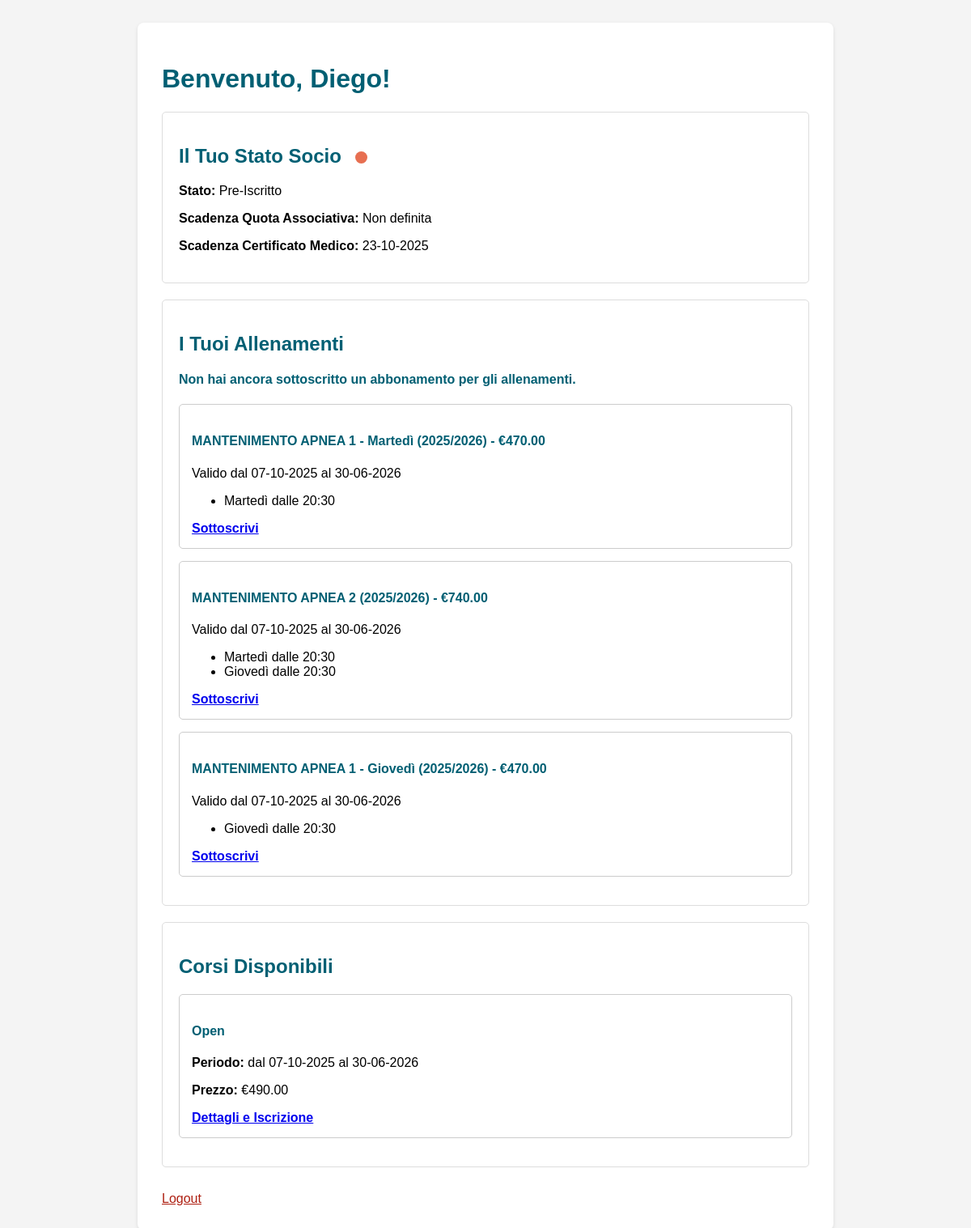
The app's page /dashboard/ (signed in) with its own data.
### anagrafica/models.py (models this page shows, shortened)
class Socio(models.Model):
    user = models.OneToOneField(User, on_delete=models.CASCADE, null=True, blank=True)
    codice_fiscale = models.CharField(max_length=16, unique=True, help_text="Codice Fiscale univoco")
    data_nascita = models.DateField()
    indirizzo = models.CharField(max_length=255, blank=True)
    telefono = models.CharField(max_length=20, blank=True)
    STATO_SOCIO_CHOICES = [
        ('ATTIVO', 'Attivo'), ('SOSPESO', 'Sospeso'),
        ('NON_RINNOVATO', 'Non Rinnovato'), ('PRE_ISCRITTO', 'Pre-Iscritto'),
    ]
    stato = models.CharField(max_length=20, choices=STATO_SOCIO_CHOICES, default='PRE_ISCRITTO')
    data_iscrizione = models.DateField(auto_now_add=True)
    scadenza_quota_sociale = models.DateField(null=True, blank=True)
    scadenza_certificato_medico = models.DateField(null=True, blank=True)
    file_certificato_medico = models.FileField(upload_to='certificati/', null=True, blank=True)
    brevetti = models.TextField(blank=True, help_text="Elenco brevetti conseguiti, separati da virgola")
    abbonamento_sottoscritto = models.ForeignKey(
        'StagioneAbbonamento',
        on_delete=models.SET_NULL, null=True, blank=True
    )
    gettoni_recupero = models.PositiveIntegerField(default=0)
    @property
    def is_in_regola(self):
        today = date.today()
        quota_ok = self.scadenza_quota_sociale is not None and self.scadenza_quota_sociale >= today
        certificato_ok = self.scadenza_certificato_medico is not None and self.scadenza_certificato_medico >= today
        return self.stato == 'ATTIVO' and quota_ok and certificato_ok
    class Meta:
        verbose_name = "Socio"
        verbose_name_plural = "Soci"

class StagioneAbbonamento(models.Model):
    pacchetto = models.ForeignKey('PacchettoAbbonamento', on_delete=models.CASCADE)
    stagione = models.CharField(max_length=100, help_text="Es. 'Stagione 2025/2026'")
    prezzo = models.DecimalField(max_digits=6, decimal_places=2)
    data_inizio = models.DateField()
    data_fine = models.DateField()
    attivo = models.BooleanField(default=True, help_text="Se attivo, questa offerta stagionale è acquistabile")
    mostra_in_homepage = models.BooleanField(
        default=False,
        verbose_name="Mostra in homepage",
        help_text="Se attivo, l'offerta acquistabile viene mostrata nella homepage pubblica",
    )
    mostra_prezzo_in_homepage = models.BooleanField(
        default=False,
        verbose_name="Mostra prezzo in homepage",
        help_text="Mostra il prezzo in homepage solo se l'offerta è visibile",
    )
    class Meta:
        verbose_name = "Offerta Abbonamento Stagionale"
        verbose_name_plural = "Offerte Abbonamenti Stagionali"

class PacchettoAbbonamento(models.Model):
    nome = models.CharField(max_length=100, unique=True)
    descrizione = models.TextField(blank=True)
    turni = models.ManyToManyField('TurnoAllenamento', related_name="pacchetti")
    class Meta:
        verbose_name = "Template Abbonamento"
        verbose_name_plural = "Templates Abbonamenti"

class TurnoAllenamento(models.Model):
    GIORNI_SETTIMANA = [
        (1, 'Lunedì'), (2, 'Martedì'), (3, 'Mercoledì'), (4, 'Giovedì'),
        (5, 'Venerdì'), (6, 'Sabato'), (7, 'Domenica'),
    ]
    nome_turno = models.CharField(max_length=100)
    giorno = models.IntegerField(choices=GIORNI_SETTIMANA)
    orario_inizio = models.TimeField()
    orario_fine = models.TimeField()
    luogo = models.CharField(max_length=100)
    posti_massimi = models.PositiveIntegerField(default=10)
    class Meta:
        verbose_name = "Turno di Allenamento"
        verbose_name_plural = "Turni di Allenamento"

class EdizioneCorso(models.Model):
    STATO_CORSO_CHOICES = [
        ('APERTO_ISCRIZIONI', 'Aperto alle Iscrizioni'), ('CONFERMATO', 'Confermato'),
        ('ANNULLATO', 'Annullato'), ('IN_SVOLGIMENTO', 'In Svolgimento'), ('CONCLUSO', 'Concluso'),
    ]
    corso = models.ForeignKey('Corso', on_delete=models.CASCADE, related_name="edizioni")
    iscritti = models.ManyToManyField('Socio', related_name="corsi_iscritti", blank=True)
    data_inizio = models.DateField()
    data_fine = models.DateField()
    posti_massimi = models.PositiveIntegerField()
    numero_minimo_partecipanti = models.PositiveIntegerField(default=4)
    prezzo = models.DecimalField(max_digits=6, decimal_places=2)
    stato = models.CharField(max_length=20, choices=STATO_CORSO_CHOICES, default='APERTO_ISCRIZIONI')
    class Meta:
        verbose_name = "Edizione di un Corso"
        verbose_name_plural = "Edizioni dei Corsi"

class Corso(models.Model):
    nome = models.CharField(max_length=150)
    descrizione = models.TextField()
    class Meta:
        verbose_name = "Corso a Catalogo"
        verbose_name_plural = "Corsi a Catalogo"

### anagrafica/views.py (the view)
# urls.py: path('dashboard/', dashboard, name='dashboard'),
@login_required
def dashboard(request):
    try:
        socio = request.user.socio
    except Socio.DoesNotExist:
        return redirect('homepage')
    abbonamenti_disponibili = StagioneAbbonamento.objects.filter(attivo=True)
    edizioni_aperte = EdizioneCorso.objects.filter(stato='APERTO_ISCRIZIONI')
    context = {
        'socio': socio,
        'abbonamenti_disponibili': abbonamenti_disponibili,
        'edizioni_aperte': edizioni_aperte,
    }
    return render(request, 'dashboard.html', context)

### templates/dashboard.html (shortened to what this page needs)
<!DOCTYPE html>
<html lang="it">
<head>
</head>
<body>
    <div class="dashboard-container">
        <h1>Benvenuto, {{ socio.user.first_name }}!</h1>
        <div class="box">
            <h2>
                Il Tuo Stato Socio
                <span title="{% if socio.is_in_regola %}Sei in regola{% else %}Non sei in regola{% endif %}"
                    style="display: inline-block; width: 15px; height: 15px; border-radius: 50%;
                            background-color: {% if socio.is_in_regola %}#2a9d8f{% else %}#e76f51{% endif %};
                            vertical-align: middle; margin-left: 10px;">
                </span>
            </h2>
            <p><strong>Stato:</strong> {{ socio.get_stato_display }}</p>
            <p><strong>Scadenza Quota Associativa:</strong> {{ socio.scadenza_quota_sociale|date:"d-m-Y"|default:"Non definita" }}</p>
            <p><strong>Scadenza Certificato Medico:</strong> {{ socio.scadenza_certificato_medico|date:"d-m-Y"|default:"Non definito" }}</p>
        </div>
        <div class="box">
            <h2>I Tuoi Allenamenti</h2>
            {% if socio.abbonamento_sottoscritto %}
                <h4>Hai sottoscritto il seguente abbonamento:</h4>
                <div class="pacchetto">
                    <h4>{{ socio.abbonamento_sottoscritto.pacchetto.nome }} ({{ socio.abbonamento_sottoscritto.stagione }})</h4>
                    <p>Valido dal {{ socio.abbonamento_sottoscritto.data_inizio|date:"d-m-Y"|default:"Non definita" }} al {{ socio.abbonamento_sottoscritto.data_fine|date:"d-m-Y"|default:"Non definita" }}</p>
                    <ul>
                        {% for turno in socio.abbonamento_sottoscritto.pacchetto.turni.all %}
                            <li>{{ turno.get_giorno_display }} dalle {{ turno.orario_inizio|time:"H:i" }}</li>
                        {% endfor %}
                    </ul>
                </div>
            {% else %}
                <h4>Non hai ancora sottoscritto un abbonamento per gli allenamenti.</h4>
                {% for abbonamento in abbonamenti_disponibili %}
                    <div class="pacchetto">
                        <h4>{{ abbonamento.pacchetto.nome }} ({{ abbonamento.stagione }}) - €{{ abbonamento.prezzo }}</h4>
                        <p>Valido dal {{ abbonamento.data_inizio|date:"d-m-Y"|default:"Non definita" }} al {{ abbonamento.data_fine|date:"d-m-Y"|default:"Non definita" }}</p>
                        <ul>
                            {% for turno in abbonamento.pacchetto.turni.all %}
                                <li>{{ turno.get_giorno_display }} dalle {{ turno.orario_inizio|time:"H:i" }}</li>
                            {% endfor %}
                        </ul>
                        <a href="{% url 'sottoscrivi_abbonamento' abbonamento.id %}" style="font-weight: bold;">Sottoscrivi</a>
                    </div>
                {% empty %}
                    <p>Al momento non ci sono offerte di abbonamento disponibili.</p>
                {% endfor %}
            {% endif %}
        </div>
        <div class="box">
            <h2>Corsi Disponibili</h2>
            {% for edizione in edizioni_aperte %}
                <div class="corso">
                    <h4>{{ edizione.corso.nome }}</h4>
                    <p><strong>Periodo:</strong> dal {{ edizione.data_inizio|date:"d-m-Y"|default:"Non definita" }} al {{ edizione.data_fine|date:"d-m-Y"|default:"Non definita" }}</p>
                    <p><strong>Prezzo:</strong> €{{ edizione.prezzo }}</p>
                    <a href="#" style="font-weight: bold;">Dettagli e Iscrizione</a>
                </div>
            {% empty %}
                <p>Al momento non ci sono nuovi corsi a cui iscriversi.</p>
            {% endfor %}
        </div>
        <form action="{% url 'logout' %}" method="post" style="display: inline;">
            <button type="submit" class="logout-link" style="background: none; border: none; padding: 0; color: #ae2012; text-decoration: underline; cursor: pointer; font-size: 1em; font-family: sans-serif;">
                Logout
            </button>
        </form>
    </div>
</body>
</html>

### templates/dashboard.html (style rules this page uses)
body { font-family: sans-serif; padding: 20px; background-color: #f4f4f4; }
.dashboard-container { max-width: 800px; margin: auto; background-color: white; padding: 30px; border-radius: 8px; box-shadow: 0 2px 5px rgba(0,0,0,0.1); }
h1, h2, h3, h4 { color: #005f73; }
.box { border: 1px solid #ddd; padding: 20px; margin-top: 20px; border-radius: 5px; }
.logout-link { display: inline-block; margin-top: 30px; color: #ae2012; }
.pacchetto, .corso { border: 1px solid #ccc; padding: 15px; margin-bottom: 15px; border-radius: 5px; }

### records on screen
Socio: user.first_name "Diego", stato "Pre-Iscritto", scadenza_quota_sociale "Non definita", scadenza_certificato_medico "23-10-2025"
StagioneAbbonamento: pacchetto.nome "MANTENIMENTO APNEA 1 - Martedì", stagione "2025/2026", prezzo "470.00", data_inizio "07-10-2025", data_fine "30-06-2026"
TurnoAllenamento: giorno "Martedì", orario_inizio "20:30"
StagioneAbbonamento: pacchetto.nome "MANTENIMENTO APNEA 2", stagione "2025/2026", prezzo "740.00", data_inizio "07-10-2025", data_fine "30-06-2026"
TurnoAllenamento: giorno "Giovedì", orario_inizio "20:30"
StagioneAbbonamento: pacchetto.nome "MANTENIMENTO APNEA 1 - Giovedì", stagione "2025/2026", prezzo "470.00", data_inizio "07-10-2025", data_fine "30-06-2026"
EdizioneCorso: corso.nome "Open", data_inizio "07-10-2025", data_fine "30-06-2026", prezzo "490.00"
